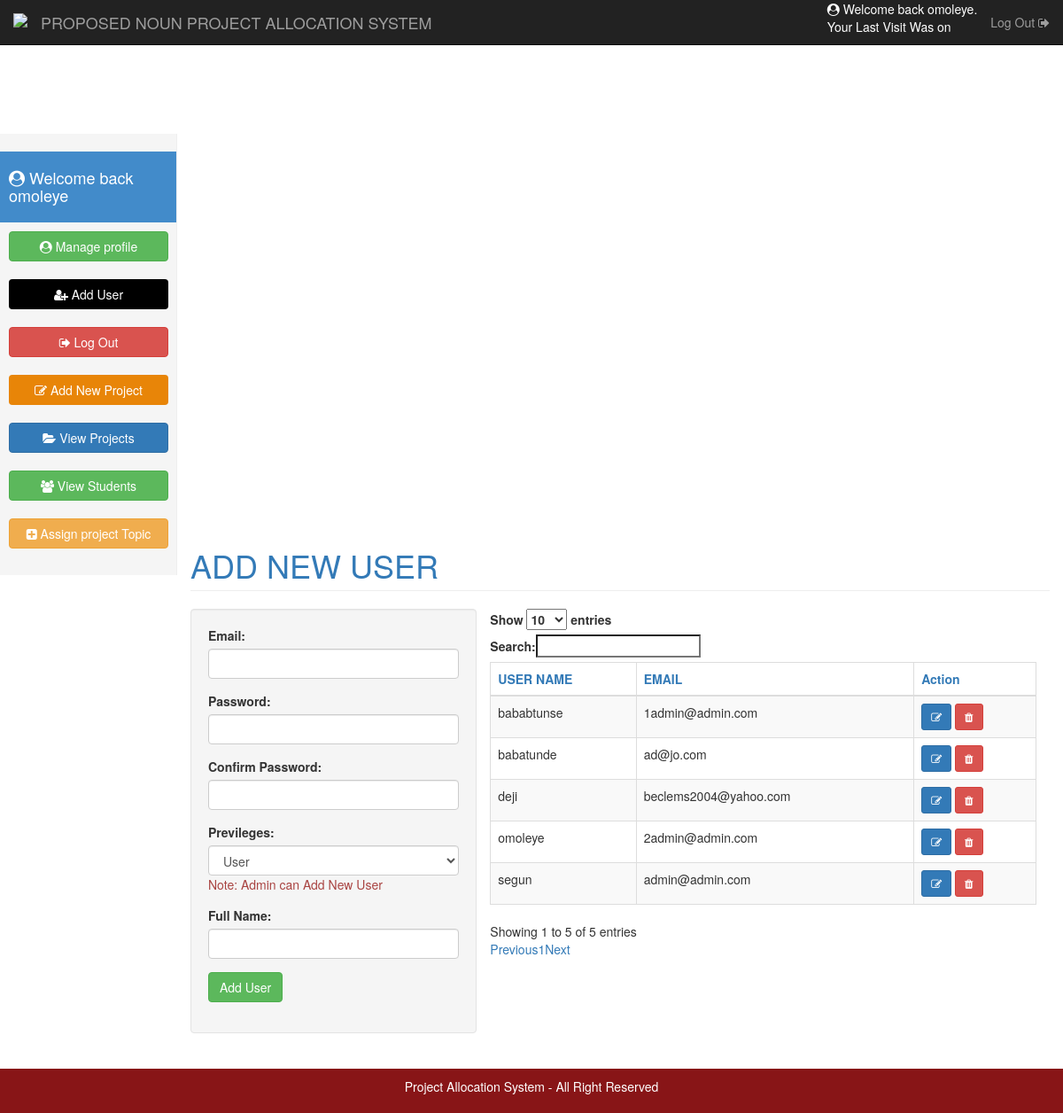
Page /?View=user (signed in) on the committed database.
### tables this page shows
CREATE TABLE `users` (
  `ID` int(10) NOT NULL,
  `Email` varchar(100) NOT NULL,
  `Password` varchar(100) NOT NULL,
  `Date` varchar(100) NOT NULL,
  `Name` varchar(100) NOT NULL,
  `Last_Login` varchar(100) NOT NULL,
  `Role` int(10) NOT NULL
);

### Model/Context.php (called while the page is built, shortened)
<?php
class Db_Context{
private $Host = "localhost";
    private $Db_Name = "sile";
	private $Db_User_Name = "root";
	private $Db_Password = "" ;
	private $Db_Connection;
function __construct() {
	$this->Db_Connection = $this->Connect();
	}
private function Connect(){
	$Connection = mysqli_connect($this->Host, $this->Db_User_Name, $this->Db_Password,$this->Db_Name);
	return($Connection);
	}
protected function Select($sql){
	$result = mysqli_query($this->Db_Connection,$sql);
	$rows_count = mysqli_num_rows($result);
	if($rows_count > 0){
	while($rows = mysqli_fetch_assoc($result)){ $Array_row[] = $rows; }
			return($Array_row);
	} else
	{ return false ;}
	}
}
?>

### Controller/Controller.php (called while the page is built, shortened)
<?php
include("Model/Context.php");
class Controller extends Db_Context{
	public function Get_User(){
		$Get_Sql= "SELECT * FROM users";
		$Get_Result = $this->Select($Get_Sql);
		if($Get_Result != false){return($Get_Result);}
	}
}
?>

### Views/user.php (the view, shortened to what this page needs)
<?php
$Obj_Controller = new Controller();
$Obj_Controller->Add_User();
include("navbar.php");
?>
    <div class="container-fluid">
      <div class="row">
        <div class="col-sm-3 col-md-2 sidebar">
          <?php include("sidebar.php"); ?>
        </div>
        <div class="col-sm-9 col-sm-offset-3 col-md-10 col-md-offset-2 main">
          <h1 class="page-header text-primary">ADD NEW USER </h1>
        <form action="" method="post" class="col-md-4 well">
        	<div class="form-group">
        		<label> Email: </label>
        		<input type="email" name="Email" class="form-control">
        	</div>
        	<div class="form-group">
        		<label> Password: </label>
        		<input type="password" name="Password" class="form-control">
        	</div>
        	<div class="form-group">
        		<label> Confirm Password: </label>
        		<input type="password" name="Confirm_Password" class="form-control">
        	</div>
        	<div class="form-group">
        		<label> Previleges: </label>
        		<select name="Role" class="form-control">
        			<option value="-1"> User</option>
        		</select>
        		<span class="text-danger"> Note: Admin can Add New User </span>
        	</div>
        	<div class="form-group">
        		<label> Full Name: </label>
        		<input type="text" name="Name" class="form-control">
        	</div>
        	<div class="form-group">
        		<input type="submit" class="btn btn-success" name="Submit_User" value="Add User">
        	</div>
        </form>
         <div class="col-md-8">
          <div class="table-responsive">
          <table id="example" class="table table-bordered table-striped table-hover table-bordered" style="width:100%">
           <thead>
            <tr class="text-primary" style="text-align: center;">
             	<th>USER NAME </th>
             	<th>EMAIL </th>
             		<th> Action </th>
               </tr>
             </thead>
              	<tbody>
               	<?php
				   $Rows =  $Obj_Controller->Get_User();
				   foreach($Rows as $key=>$value){
					   ?>
				<tr>
				 <td> <?php echo   $Rows[$key]["Name"];?> </td>
              	    <td> <?php echo   $Rows[$key]["Email"];?> </td>
<td> <a href="?View=edit_user&id=<?php echo   $Rows[$key]["ID"];?>"><button class="btn btn-primary btn-sm"><i class="fa fa-pencil-square-o"></i> </button> </a>
             	       <button class="btn btn-sm btn-danger"><i class="fa fa-trash"></i> </button></td>
               	 </tr>
                 <?php
            }
				  ?>
           </tbody>
            </table>
          </div>
         </div>
      </div>
    </div>
<div class="row">
<?php include("footer.php");
	?>

### Css/style.css (style rules this page uses)
@media (min-width: 768px) { .sidebar { position: fixed; top: 51px; bottom: 0; left: 0; z-index: 1000; display: block; padding: 20px; overflow-x: hidden; overflow-y: auto; background-color: #f5f5f5; border-right: 1px solid #eee; } }
.main { padding: 20px; }
@media (min-width: 768px) { .main { padding-right: 40px; padding-left: 40px; } }
.main .page-header { margin-top: 0; }

### rows in the picture
users: Name "deji", Email "beclems2004@yahoo.com"
users: Name "babatunde", Email "ad@jo.com"
users: Name "segun", Email "admin@admin.com"
users: Name "bababtunse", Email "1admin@admin.com"
users: Name "omoleye", Email "2admin@admin.com"

### other values in the picture
$_SESSION["Name"] "omoleye"
